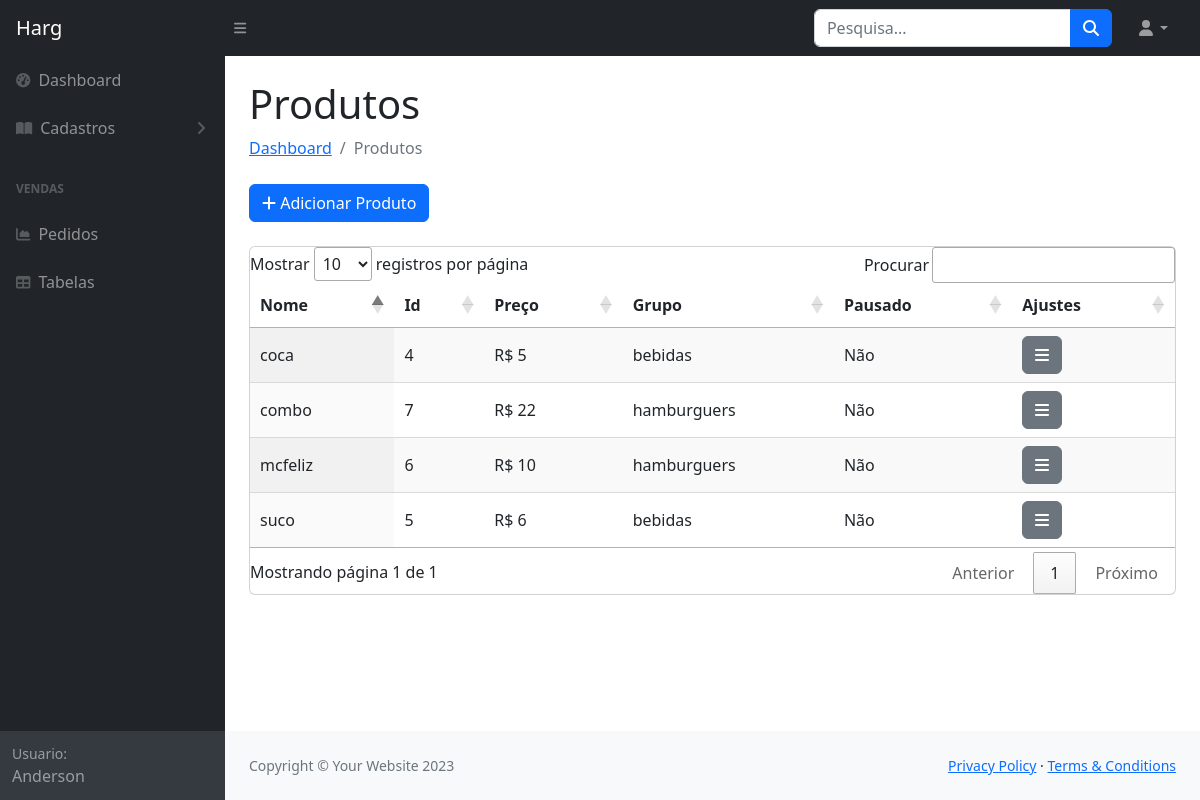
Page /dahsboard/cadastros/produtos/ (signed in) on the committed database.
### produto/models.py (models this page shows, shortened)
class Produto(models.Model):
    user = models.ForeignKey(Loja, on_delete=models.CASCADE)
    id_produto = models.AutoField(primary_key=True)
    nome = models.CharField(max_length=255)
    descricao = models.TextField()
    grupo = models.ForeignKey(Grupo, on_delete=models.SET_NULL, null=True, blank=True)
    preco_original = models.CharField(max_length=10, default='0')
    preco_promocional = models.CharField(max_length=10, default='0')
    imagem = models.ImageField(upload_to='produto_imagens/%Y/%m', blank=True, null=True)
    pausado = models.CharField(default='N', max_length=1)

class Grupo(models.Model):
    id_grupo = models.AutoField(primary_key=True)
    nome = models.CharField(max_length=255)
    pausado = models.CharField(default='N', max_length=1)
    user = models.ForeignKey(Loja, on_delete=models.CASCADE)

### produto/views.py (the view)
# urls.py: path('produtos/', views.consulta_produtos, name='consulta_produtos'),
def consulta_produtos(request):
    produtos = Produto.objects.filter(user=request.user)
    return render(request, 'consulta-produtos.html', {'produtos': produtos})

### templates/consulta-produtos.html (shortened to what this page needs)
<!DOCTYPE html>
{% load static %}
<html lang="pt-br">
    <head>
        <link href="https://cdn.jsdelivr.net/npm/simple-datatables@7.1.2/dist/style.min.css" rel="stylesheet"/>
        <link rel="stylesheet" type="text/css" href="https://cdn.datatables.net/1.11.3/css/jquery.dataTables.css">
        <link href="{% static 'css/styles.css' %}" rel="stylesheet" />
        <link rel="stylesheet" href="https://cdnjs.cloudflare.com/ajax/libs/font-awesome/5.15.1/css/all.min.css">
    </head>
    <body class="sb-nav-fixed">
        <nav class="sb-topnav navbar navbar-expand navbar-dark bg-dark">
            <a class="navbar-brand ps-3" href="{% url 'lojas:dashboard' %}">Harg</a>
            <button class="btn btn-link btn-sm order-1 order-lg-0 me-4 me-lg-0" id="sidebarToggle" href="#!"><i class="fas fa-bars"></i></button>
            <form class="d-none d-md-inline-block form-inline ms-auto me-0 me-md-3 my-2 my-md-0">
                <div class="input-group">
                    <input class="form-control" type="text" placeholder="Pesquisa..." aria-label="Search for..." aria-describedby="btnNavbarSearch" />
                    <button class="btn btn-primary" id="btnNavbarSearch" type="button"><i class="fas fa-search"></i></button>
                </div>
            </form>
            <ul class="navbar-nav ms-auto ms-md-0 me-3 me-lg-4">
                <li class="nav-item dropdown">
                    <a class="nav-link dropdown-toggle" id="navbarDropdown" href="#" role="button" data-bs-toggle="dropdown" aria-expanded="false"><i class="fas fa-user fa-fw"></i></a>
                </li>
            </ul>
        </nav>
        <div id="layoutSidenav">
            <div id="layoutSidenav_nav">
                <nav class="sb-sidenav accordion sb-sidenav-dark" id="sidenavAccordion">
                    <div class="sb-sidenav-menu">
                        <div class="nav">
                            <a class="nav-link" href="{% url 'lojas:dashboard' %}">
                                <div class="sb-nav-link-icon"><i class="fas fa-tachometer-alt"></i></div>
                                Dashboard
                            </a>
                            <a class="nav-link collapsed" href="#" data-bs-toggle="collapse" data-bs-target="#collapsePages" aria-expanded="false" aria-controls="collapsePages">
                                <div class="sb-nav-link-icon"><i class="fas fa-book-open"></i></div>
                                Cadastros
                                <div class="sb-sidenav-collapse-arrow"><i class="fas fa-angle-down"></i></div>
                            </a>
                            <div class="sb-sidenav-menu-heading">VENDAS</div>
                            <a class="nav-link" href="/pedidos">
                                <div class="sb-nav-link-icon"><i class="fas fa-chart-area"></i></div>
                                Pedidos
                            </a>
                            <a class="nav-link" href="tables.html">
                                <div class="sb-nav-link-icon"><i class="fas fa-table"></i></div>
                                Tabelas
                            </a>
                        </div>
                    </div>
                    <div class="sb-sidenav-footer">
                        <div class="small">Usuario:</div>
                        Anderson
                    </div>
                </nav>
            </div>
            <div id="layoutSidenav_content">
                <main>
                    <main>
                        <div class="container-fluid px-4">
                            <h1 class="mt-4">Produtos</h1>
                            <ol class="breadcrumb mb-4">
                                <li class="breadcrumb-item"><a href="{% url 'lojas:dashboard' %}">Dashboard</a></li>
                                <li class="breadcrumb-item active">Produtos</li>
                            </ol>
                            <div class="mb-4">
                                <a href="{% url 'lojas:cadastros:cadastrar_produto' %}" class="btn btn-primary">
                                    <i class="fas fa-plus"></i> Adicionar Produto
                                </a>
                            </div>
                            <div class="card mb-4">
                                <table id="example" class="display">
                                    <thead>
                                        <tr>
                                            <th>Nome</th>
                                            <th>Id</th>
                                            <th>Preço</th>
                                            <th>Grupo</th>
                                            <th>Pausado</th>
                                            <th>Ajustes</th>
                                        </tr>
                                    </thead>
                                    <tbody>
                                        {% for produto in produtos %}
                                        <tr>
                                            <td>{{ produto.nome }}</td>
                                            <td>{{ produto.id_produto }}</td>
                                            <td>R$ {{ produto.preco_original }}</td>
                                            <td>{{ produto.grupo.nome }}</td>
                                            <td>
                                                <div class="dropdown">
                                                    <label class="form-check-label" id="labelPausado{{ forloop.counter }}" for="pausado{{ forloop.counter }}">
                                                        {% if produto.pausado == 'S' %}Sim{% else %}Não{% endif %}
                                                    </label>
                                                </div>
                                                <td>
                                                    <div class="dropdown">
                                                        <a class="btn btn-secondary" data-bs-toggle="dropdown" href="#" role="button" aria-haspopup="true" aria-expanded="false">
                                                            <i class="fas fa-bars"></i>
                                                        </a>
                                                    </div>
                                                </td>
                                        </tr>
                                        {% endfor %}
                                    </tbody>
                                </table>
                            </div>
                        </div>
                    </main>
                </main>
                <footer class="py-4 bg-light mt-auto">
                    <div class="container-fluid px-4">
                        <div class="d-flex align-items-center justify-content-between small">
                            <div class="text-muted">Copyright &copy; Your Website 2023</div>
                            <div>
                                <a href="#">Privacy Policy</a>
                                &middot;
                                <a href="#">Terms &amp; Conditions</a>
                            </div>
                        </div>
                    </div>
                </footer>
            </div>
        </div>
    </body>
</html>

### rows in the picture
Produto: nome "coca", id_produto "4", preco_original "5", grupo.nome "bebidas", pausado "Não"
Produto: nome "suco", id_produto "5", preco_original "6", grupo.nome "bebidas", pausado "Não"
Produto: nome "mcfeliz", id_produto "6", preco_original "10", grupo.nome "hamburguers", pausado "Não"
Produto: nome "combo", id_produto "7", preco_original "22", grupo.nome "hamburguers", pausado "Não"
